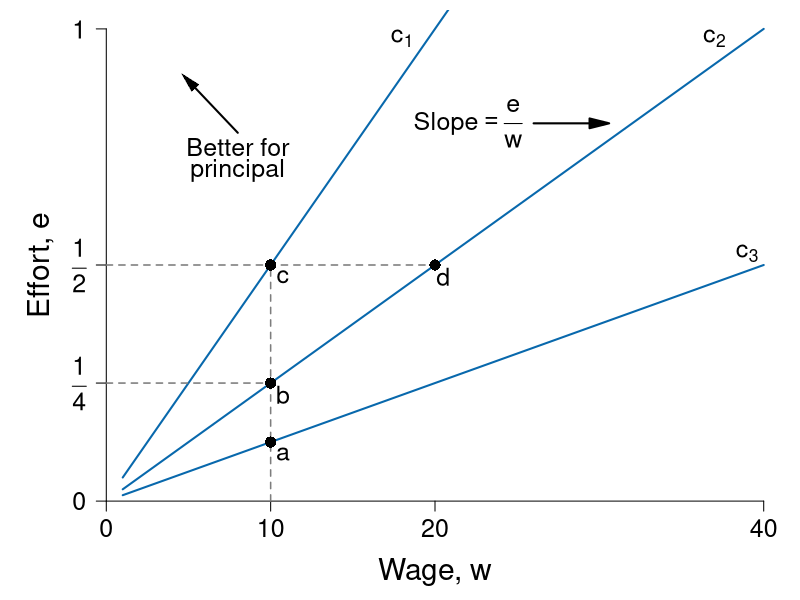

Write R code to recreate this figure.
require(ggplot2)
require(shape)
pdf(file = "employment/isocost_rays.pdf", width = 9, height = 7)

#Set parameters for graphics
axislabelsize <- 1.8
labelsize <- 1.5
namesize <- 1.8
annotatesize <- 1.5
graphlinewidth <- 2
segmentlinewidth <- 1.5

COL <- c("#7fc97f", "#beaed4", "#fdc086", "#ffff99", "#386cb0", "#f0027f", "#bf5b17", "#666666")
COLA <- c("#e0f3db", "#99d8c9","#66c2a4","#41ae76", "#238b45", "#005824")
COLB <- c("#c6dbef", "#4eb3d3", "#2b8cbe", "#0868ac","#084081")
COLC <- c("#fcfbfd", "#efedf5", "#dadaeb", "#bcbddc", "#9e9ac8", "#807dba", "#6a51a3", "#54278f", "#3f007d")
grays <- gray.colors(25, start = 1, end = 0)

solowCondition <- function(p, delta = 5, slope = 8){
  (p*(1/(slope*delta)))
}

par(mar =  c(4, 4, 0.5, 0.5))
xlims <- c(0, 40)
ylims <- c(0, 1)


plot(0, 0, xlim = xlims, ylim = ylims, type = "n",
     xlab = "",
     ylab = "",
     xaxt = "n", yaxt = "n", cex.lab = axislabelsize, bty = "n")

npts <- 500 
npts2 <- 501
#Specify the sequences of points for graphing. 
xx1 <- seq(10, xlims[2], length.out = npts)
xx2 <- seq(1, xlims[2], length.out = npts)

#Draw the lines for the graphs
lines(xx2, solowCondition(xx2, delta = 5, slope = 4), col = COLB[4], lwd = graphlinewidth)
lines(xx2, solowCondition(xx2, delta = 5), col = COLB[4], lwd = graphlinewidth)
lines(xx2, solowCondition(xx2, delta = 5, slope = 16), col = COLB[4], lwd = graphlinewidth)

#Customize ticks and labels for the plot
ticksy <- c(0, NA, 0.25, 0.5, 1)
ylabels <- c(0, NA,expression(paste(frac(1,4))),expression(paste(frac(1,2))), 1)
ticksx <- c(0, 10, 20, 40)
xlabels <- c(0, 10, 20, 40)
axis(1, at = ticksx, pos = 0, labels = xlabels, cex.axis = annotatesize)
axis(2, at = ticksy, pos = 0, labels = ylabels, las = 1, cex.axis = annotatesize)

mtext(expression(paste("Wage, ", w)), side=1, line = 2.5, cex = axislabelsize)
text(-4, ylims[2] - 0.5*(ylims[2] - ylims[1]), expression(paste("Effort, ", e)), xpd = TRUE, cex = axislabelsize, srt = 90) 


#Annotation of the three graphs and the NE
# text(18, 0.98, expression(paste(pi[3])), cex = annotatesize)
# text(37, 0.98, expression(paste(pi[2])), cex = annotatesize)
# text(39, 0.525, expression(paste(pi[1])), cex = annotatesize)
text(18, 0.98, expression(paste(c[1])), cex = annotatesize)
text(37, 0.98, expression(paste(c[2])), cex = annotatesize)
text(39, 0.525, expression(paste(c[3])), cex = annotatesize)

#Lines for the coordinates of the Nash equilbrium
segments(0, 0.5, 20, 0.5, lty = 2, col = grays[20], lwd = segmentlinewidth)
segments(10, 0, 10, 0.5, lty = 2, col = grays[20], lwd = segmentlinewidth)
segments(0, 0.25, 10, 0.25, lty = 2, col = grays[20], lwd = segmentlinewidth)
#segments(0, 0.125, 10, 0.125, lty = 2, col = grays[20], lwd = segmentlinewidth)

#Add a point for the NE
points(20, 0.5, pch = 16, col = "black", cex = 1.5)
text(20 + 0.5, 0.5 - 0.025, expression(paste(d)), cex = annotatesize)

points(10, 0.5, pch = 16, col = "black", cex = 1.5)
text(10 + 0.75, 0.5 - 0.025, expression(paste(c)), cex = annotatesize)

points(10, 0.25, pch = 16, col = "black", cex = 1.5)
text(10 + 0.75, 0.25  - 0.025, expression(paste(b)), cex = annotatesize)

points(10, 0.125, pch = 16, col = "black", cex = 1.5)
text(10 + 0.75, 0.125 - 0.025, expression(paste(a)), cex = annotatesize)

#Arrow to Slope of BRF
# Arrows(14.2, 0.12, 12.2, 0.12, col = "black", lty = 1, lwd = 2, arr.type = "triangle")
# text(16.8, 0.12, expression(paste("Slope = ", q[p])))

#Arrow to Slope of isoprofit
Arrows(26, 0.80, 30, 0.80, col = "black", lty = 1, lwd = 2, arr.type = "triangle")
text(22, 0.80, expression(paste("Slope", phantom() == frac(e, w))), cex = annotatesize)

text(8, 0.75, expression("Better for"), cex = labelsize)
text(8, 0.7, expression("principal"), cex = labelsize)
Arrows(8, 0.78, 5, 0.89, col = "black", lty = 1, lwd = 2, arr.type = "triangle", arr.lwd = 0.5)


#Arrows(20, 0.15, 25, 0.22, col = "black", lty = 1, lwd = 2, arr.type = "triangle")
#text(22, 0.10, expression(paste("Better for principal")), cex = annotatesize)



dev.off()
